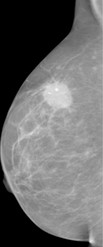
#> input picture mama.jpg, 103 x 247 px
$ python cancer_de_mama.py
#> lines starting #> are read from the running program, lines starting #| are printed output that depends on the picture
# Processamento de imagem de câncer de mama com detecção de contornos

from PIL import Image, ImageDraw, ImageEnhance
from skimage import measure
import numpy as np
import matplotlib.pyplot as plt

# Abrir a imagem de mamografia
imagem_mamografia = Image.open('mama.jpg')
#> imagem_mamografia is the input picture: PIL image 103x247 RGB; min 0, max 251, mean 106.4

# Transformar a imagem para escala de cinza
imagem_em_cinza = imagem_mamografia.convert('L')

# Converter a imagem em um array numpy para processamento
imagem_array = np.array(imagem_em_cinza)

# Usar a função find_contours para detectar contornos na imagem
contornos_detectados = measure.find_contours(imagem_array, level=0.8)
#> contornos_detectados = 134 items

# Desenhar os contornos encontrados sobre a imagem original
desenho = ImageDraw.Draw(imagem_mamografia)
for contorno in contornos_detectados:
    pontos = list(zip(contorno[:-1], contorno[1:]))  # Criar pares de pontos
    for ponto_atual, proximo_ponto in pontos:
        desenho.line(
            [ponto_atual[1], ponto_atual[0], proximo_ponto[1], proximo_ponto[0]],
            fill='blue',  # Alterado para azul
            width=2,
        )
#> this loop made 134 passes
#> (contorno, pontos) on pass 1: ([[0, 72.6], [0.6, 72], [0, 71.4]], [([0, 72.6], [0.6, 72]), ([0.6, 72], [0, 71.4])])

# Aumentar o contraste da imagem processada
ajuste_contraste = ImageEnhance.Contrast(imagem_mamografia)
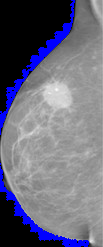
#> imagem_mamografia: PIL image 103x247 RGB; mean R, G, B 105.9, 105.9, 123.4
imagem_com_contraste = ajuste_contraste.enhance(16.0)  # Nível de contraste ajustado
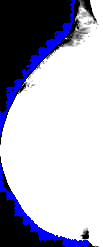
#> imagem_com_contraste: PIL image 103x247 RGB; mean R, G, B 171.9, 171.9, 189.4

# Salvar a imagem processada com contornos
imagem_com_contraste.save('imagem_mama_contornada.jpg')

# Exibir a imagem final com contornos e contraste elevado
plt.imshow(imagem_com_contraste, cmap='gray')
plt.title('Mamografia com Contornos Detectados e Contraste Ajustado')
plt.axis('off')
plt.show()

$ run again, with Leao_imagem.jpg copied over mama.jpg
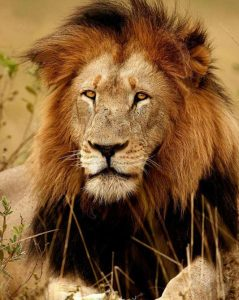
#> input picture Leao_imagem.jpg, 239 x 300 px
#> imagem_mamografia is the input picture: PIL image 239x300 RGB; mean R, G, B 127.1, 89.8, 50.8
#> `imagem_em_cinza = imagem_mamografia.convert('L')`:
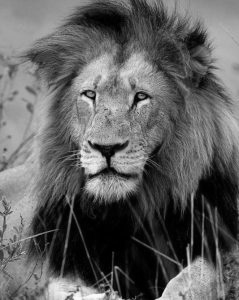
#> imagem_em_cinza: PIL image 239x300 L; min 0, max 252, mean 96.5
#> contornos_detectados = 100 point arrays, longest 327 points
#> the loop `for contorno in contornos_detectados:` made 100 passes
#> `imagem_com_contraste = ajuste_contraste.enhance(16.0)`:
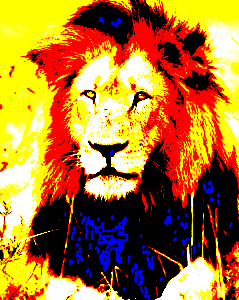
#> imagem_com_contraste: PIL image 239x300 RGB; mean R, G, B 172.5, 117.1, 45.4
